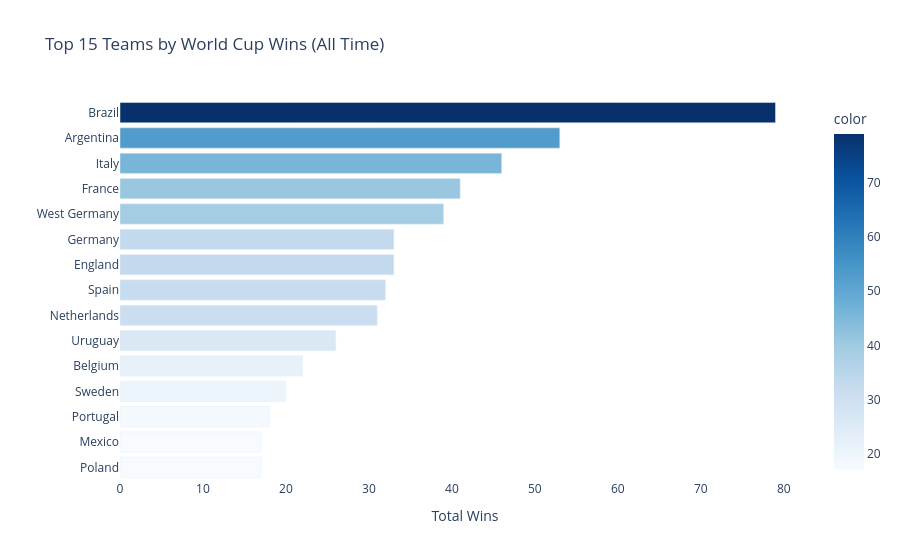

This figure's notebook cell:
### Code cell
home_wins = df[df['Home Team Win'] == 1].groupby('Home Team Name').size()
away_wins = df[df['Away Team Win'] == 1].groupby('Away Team Name').size()

total_wins = (home_wins.add(away_wins, fill_value=0)
              .sort_values(ascending=True)
              .tail(15))

fig = px.bar(x=total_wins.values, y=total_wins.index,
             orientation='h',
             title='Top 15 Teams by World Cup Wins (All Time)',
             labels={'x': 'Total Wins', 'y': 'Team'},
             color=total_wins.values,
             color_continuous_scale='Blues')

fig.update_layout(showlegend=False, plot_bgcolor='white', yaxis_title='')
fig.show()

### Figure 1 — Plotly figure (JSON) as saved in the notebook; plotly's stock layout.template omitted (floating-point values rounded to 4 significant figures)
{"data": [{"hovertemplate": "Total Wins=%{x}<br>Team=%{y}<br>color=%{marker.color}<extra></extra>", "legendgroup": "", "marker": {"color": [17.0, 17.0, 18.0, 20.0, 22.0, 26.0, 31.0, 32.0, 33.0, 33.0, 39.0, 41.0, 46.0, 53.0, 79.0], "coloraxis": "coloraxis", "pattern": {"shape": ""}}, "name": "", "orientation": "h", "showlegend": false, "textposition": "auto", "type": "bar", "x": [17.0, 17.0, 18.0, 20.0, 22.0, 26.0, 31.0, 32.0, 33.0, 33.0, 39.0, 41.0, 46.0, 53.0, 79.0], "xaxis": "x", "y": ["Poland", "Mexico", "Portugal", "Sweden", "Belgium", "Uruguay", "Netherlands", "Spain", "England", "Germany", "West Germany", "France", "Italy", "Argentina", "Brazil"], "yaxis": "y"}], "layout": {"barmode": "relative", "coloraxis": {"autocolorscale": false, "colorbar": {"title": {"text": "color"}}, "colorscale": [[0, "rgb(247,251,255)"], [0.125, "rgb(222,235,247)"], [0.25, "rgb(198,219,239)"], [0.375, "rgb(158,202,225)"], [0.5, "rgb(107,174,214)"], [0.625, "rgb(66,146,198)"], [0.75, "rgb(33,113,181)"], [0.875, "rgb(8,81,156)"], [1, "rgb(8,48,107)"]]}, "legend": {"tracegroupgap": 0}, "plot_bgcolor": "white", "showlegend": false, "title": {"text": "Top 15 Teams by World Cup Wins (All Time)"}, "xaxis": {"anchor": "y", "domain": [0, 1], "title": {"text": "Total Wins"}}, "yaxis": {"anchor": "x", "domain": [0, 1], "title": {"text": ""}}}}
